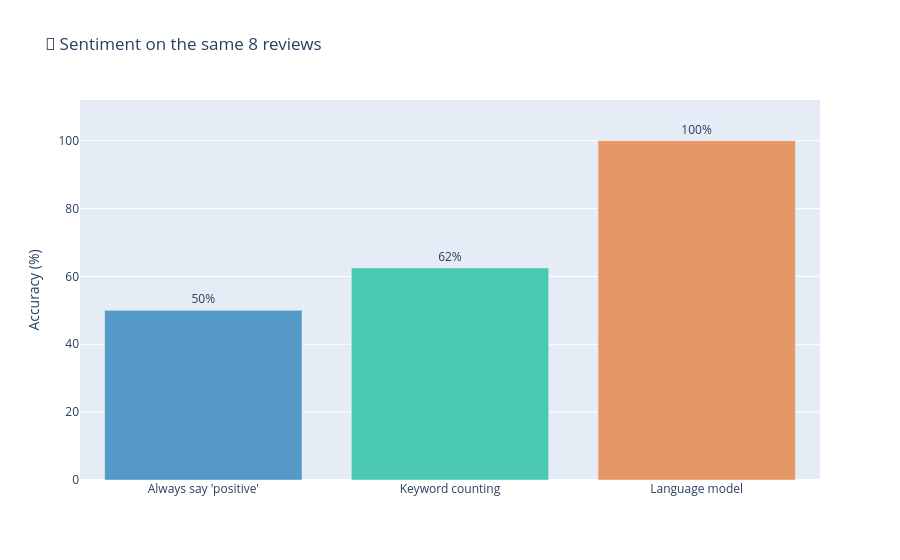

Notebook source saved alongside this figure:
### Markdown cell above
### 📊 Now Grade It — Against Something Embarrassing

Eight reviews, each with a label we agreed on in advance. The model never sees the labels;
they exist only so we can grade it, exactly like Class 1's test set.

And because Class 1 drilled it into us, the model does not get to compete against nothing.
Its opponents:

- **"Always say positive"** — no reading required.
- **Keyword counting** — count nice words, count nasty words, take the bigger pile. Ten
  lines, no AI, runs in a microsecond, costs nothing.

> 📌 Note that we still need labelled data here. Not to *train* the model — to **trust** it.

### Code cell
# The dumbest possible baselines, for scale. Always check these first.

GOOD = ["great", "gorgeous", "excellent", "flawlessly", "best", "worth", "nice", "wonderful"]
BAD = ["broken", "cheap", "stopped", "crashes", "slow", "never"]

def keyword_rule(text):
    """No AI at all: count nice words vs nasty words."""
    t = text.lower()
    return "positive" if sum(w in t for w in GOOD) > sum(w in t for w in BAD) else "negative"


truth = [r["label"] for r in REVIEWS]
scores = {
    "Always say 'positive'": sum(t == "positive" for t in truth) / len(truth),
    "Keyword counting": sum(keyword_rule(r["text"]) == t for r, t in zip(REVIEWS, truth)) / len(truth),
}

if LLM_READY:
    guesses = run_in_parallel(lambda r: classify(r["text"], ["positive", "negative"]), REVIEWS)
    scores["Language model"] = show_label_results(
        [r["text"] for r in REVIEWS], truth, guesses,
    )

plot_accuracy_bars(scores, title="Sentiment on the same 8 reviews")

### Figure 1 — Plotly figure (JSON) as saved in the notebook; plotly's stock layout.template omitted (floating-point values rounded to 4 significant figures)
{"data": [{"marker": {"color": ["#5499c7", "#48c9b0", "#e59866"]}, "text": ["50%", "62%", "100%"], "textposition": "outside", "type": "bar", "x": ["Always say 'positive'", "Keyword counting", "Language model"], "y": [50, 62.5, 100]}], "layout": {"showlegend": false, "title": {"text": "🎯 Sentiment on the same 8 reviews"}, "yaxis": {"range": [0, 112], "title": {"text": "Accuracy (%)"}}}}
